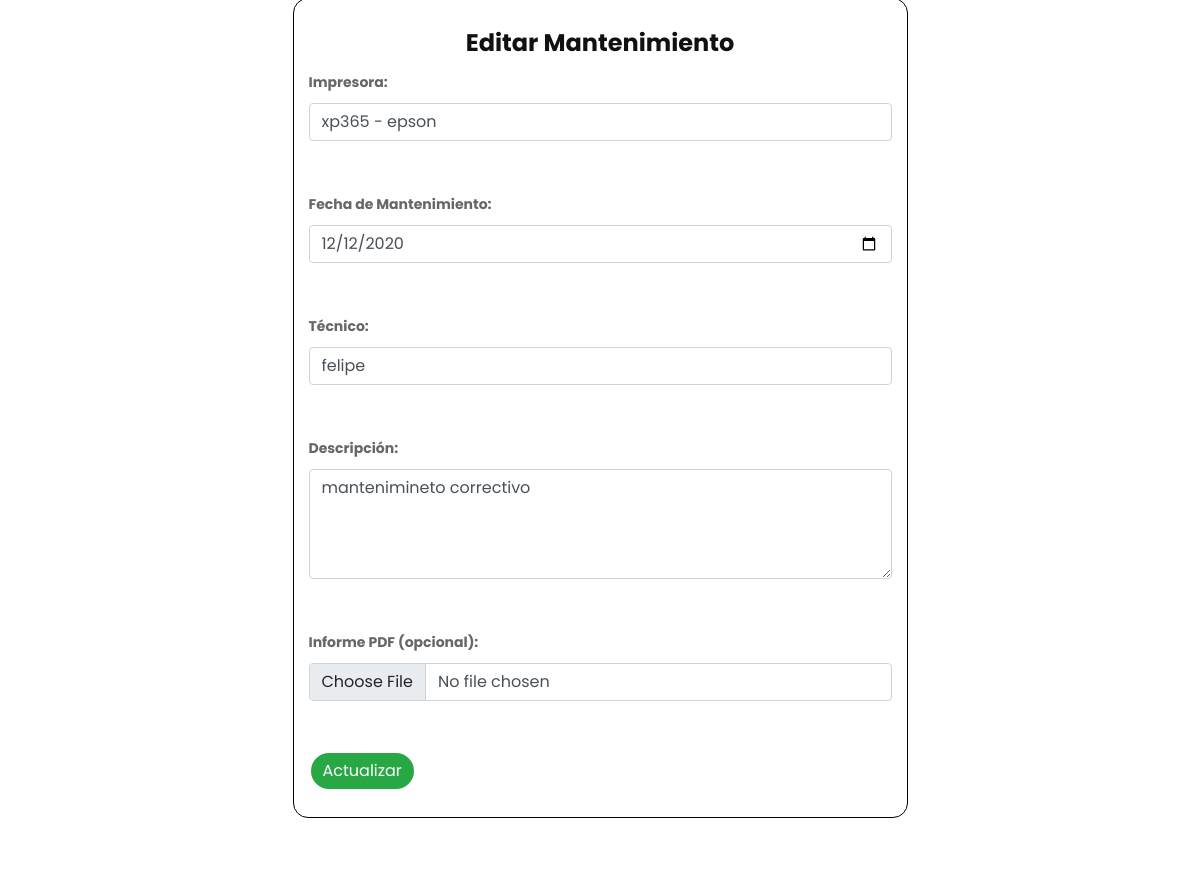
Page /mantenimientos/editarMantenimiento/3/ (middle part) on the earlier database version.
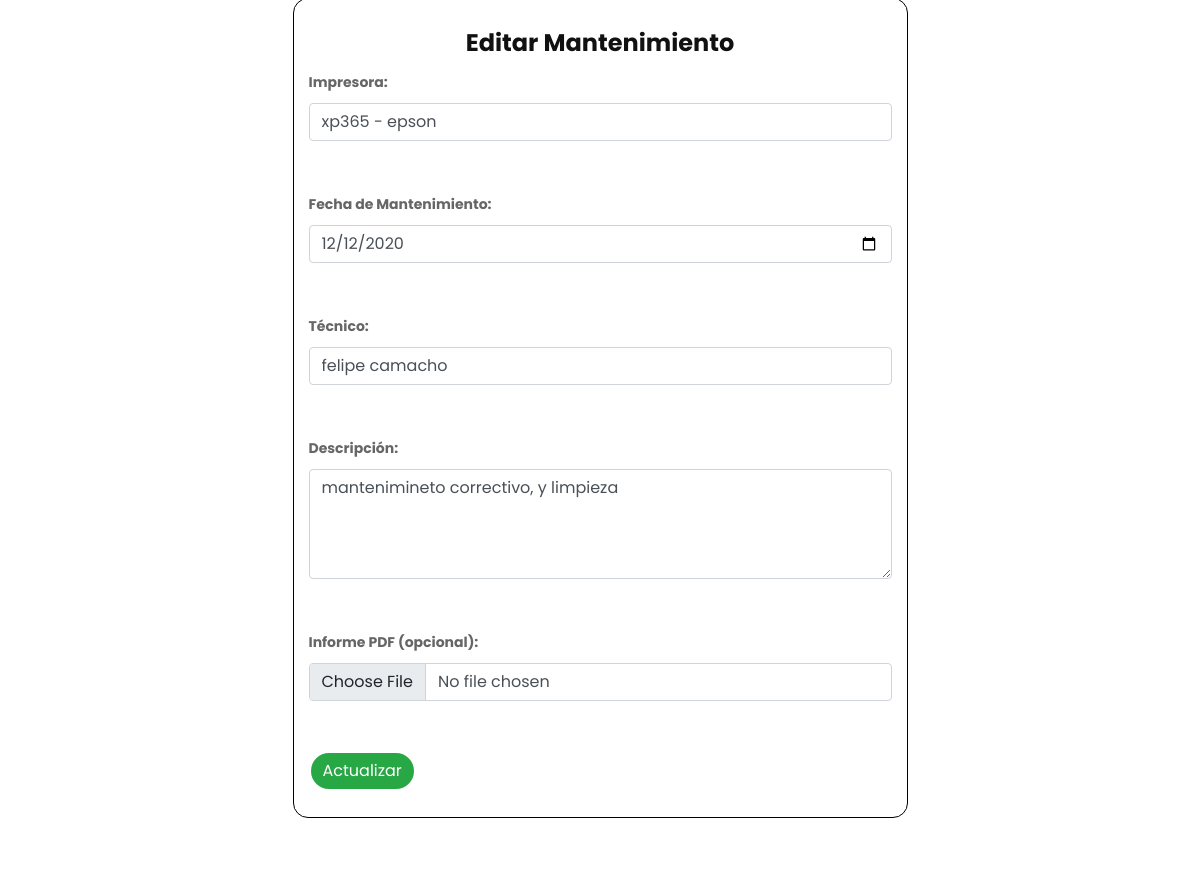
Same page on the later database version.
### Aplicaciones/Mantenimientos/models.py (models this page shows, shortened)
class Mantenimiento(models.Model):
    id=models.AutoField(primary_key=True)
    impresora = models.ForeignKey(Impresora, on_delete=models.CASCADE)
    fecha_mantenimiento = models.DateField()
    tecnico = models.CharField(max_length=100)
    descripcion = models.TextField()
    informe_pdf = models.FileField(upload_to='mantenimiento',null=True,blank=True)

### Aplicaciones/Impresoras/models.py (models this page shows, shortened)
class Impresora(models.Model):
    id=models.AutoField(primary_key=True)
    marca = models.CharField(max_length=100)
    modelo = models.CharField(max_length=100)
    ubicacion = models.CharField(max_length=150)
    fecha_adquisicion = models.CharField(max_length=100)
    imagen = models.FileField(upload_to='impresoras',null=True,blank=True)

### Aplicaciones/Mantenimientos/views.py (the view)
# urls.py: path('editarMantenimiento/<id>/', views.editarMantenimiento),
def editarMantenimiento(request, id):
    mantenimiento = get_object_or_404(Mantenimiento, id=id)
    impresoras = Impresora.objects.all()
    return render(request, 'editarMantenimiento.html', {
        'mantenimiento': mantenimiento,
        'impresoras': impresoras
    })

### Aplicaciones/Mantenimientos/templates/editarMantenimiento.html (shortened to what this page needs)
{% extends './plantilla.html' %}
{% block contenido %}
<br>
<div class="row">
    <div class="col-md-3"></div>
    <div class="col-md-6 bg-light" style="border: 1px solid black; border-radius: 15px;">
        <br>
        <h1 style="text-align: center;"><b>Editar Mantenimiento</b></h1>
        <form action="/mantenimientos/procesarEdicionMantenimiento/{{ mantenimiento.id }}/" method="post" enctype="multipart/form-data">
            <label style="font-weight: bold;">Impresora:</label>
            <select class="form-control" name="impresora" id="impresora">
                {% for impresora in impresoras %}
                    <option value="{{ impresora.id }}" {% if impresora.id == mantenimiento.impresora.id %}selected{% endif %}>
                        {{ impresora.marca }} - {{ impresora.modelo }}
                    </option>
                {% endfor %}
            </select>
            <br><br>
            <label style="font-weight: bold;">Fecha de Mantenimiento:</label>
            <input class="form-control" type="date" name="fecha_mantenimiento" id="fecha_mantenimiento" value="{{ mantenimiento.fecha_mantenimiento|date:'Y-m-d' }}">
            <br><br>
            <label style="font-weight: bold;">Técnico:</label>
            <input class="form-control" type="text" name="tecnico" id="tecnico" value="{{ mantenimiento.tecnico }}">
            <br><br>
            <label style="font-weight: bold;">Descripción:</label>
            <textarea class="form-control" name="descripcion" id="descripcion" rows="4">{{ mantenimiento.descripcion }}</textarea>
            <br><br>
            <label style="font-weight: bold;">Informe PDF (opcional):</label>
            <input class="form-control" type="file" name="informe_pdf" id="informe_pdf">
            <br><br>
            <button type="submit" class="btn btn-success">Actualizar</button>
            <a class="btn btn-outline-danger" href="/mantenimientos/">Cancelar</a>
        </form>
        <br>
    </div>
    <div class="col-md-3"></div>
</div>
<br><br><br>
{% endblock %}

Differences in the rows shown:
changed Mantenimiento "xp365 - epson": tecnico "felipe" → "felipe camacho"; descripcion "mantenimineto correctivo" → "mantenimineto correctivo, y limpieza"
